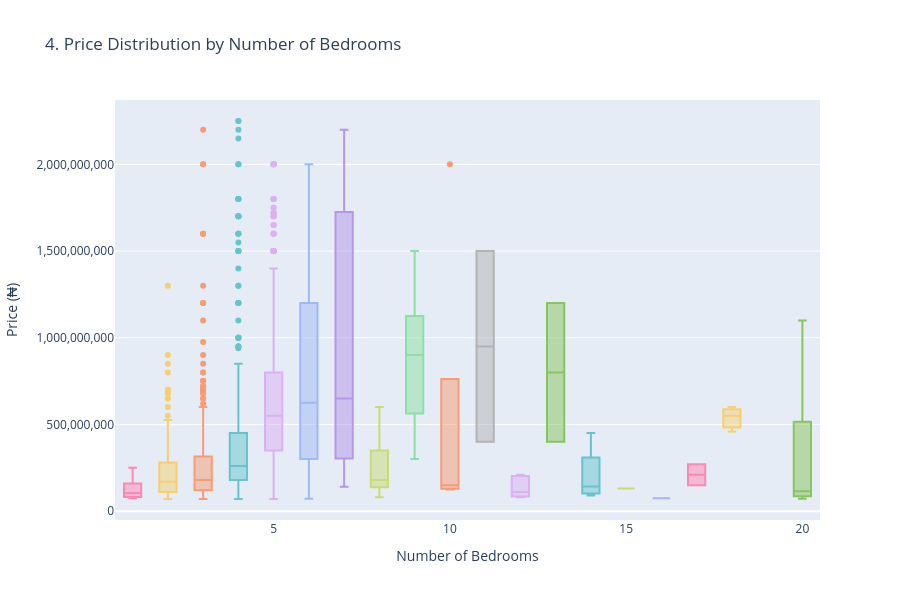

Notebook code cell kept with this figure:
### Code cell
# ==========================================
# 4. Boxplot: Price by number of bedrooms
# ==========================================
fig4 = px.box(df, 
              x='Bedrooms', 
              y='Price',
              title='4. Price Distribution by Number of Bedrooms',
              labels={'Bedrooms': 'Number of Bedrooms', 'Price': 'Price (₦)'},
              color='Bedrooms',
              color_discrete_sequence=px.colors.qualitative.Pastel)
fig4.update_layout(height=600, showlegend=False)
fig4.update_yaxes(tickformat=',.0f')
fig4.show()

### Figure 1 — Plotly figure (JSON) as saved in the notebook; plotly's stock layout.template omitted (floating-point values rounded to 4 significant figures; data arrays with more than 128 entries replaced by an {"elided": "..."} marker saying what was removed)
{"data": [{"alignmentgroup": "True", "hovertemplate": "Number of Bedrooms=%{x}<br>Price (₦)=%{y}<extra></extra>", "legendgroup": "4", "marker": {"color": "rgb(102, 197, 204)"}, "name": "4", "notched": false, "offsetgroup": "4", "orientation": "v", "showlegend": true, "type": "box", "x": {"elided": "582 int values"}, "x0": " ", "xaxis": "x", "y": {"elided": "582 float values"}, "y0": " ", "yaxis": "y"}, {"alignmentgroup": "True", "hovertemplate": "Number of Bedrooms=%{x}<br>Price (₦)=%{y}<extra></extra>", "legendgroup": "2", "marker": {"color": "rgb(246, 207, 113)"}, "name": "2", "notched": false, "offsetgroup": "2", "orientation": "v", "showlegend": true, "type": "box", "x": {"elided": "161 int values"}, "x0": " ", "xaxis": "x", "y": {"elided": "161 float values"}, "y0": " ", "yaxis": "y"}, {"alignmentgroup": "True", "hovertemplate": "Number of Bedrooms=%{x}<br>Price (₦)=%{y}<extra></extra>", "legendgroup": "3", "marker": {"color": "rgb(248, 156, 116)"}, "name": "3", "notched": false, "offsetgroup": "3", "orientation": "v", "showlegend": true, "type": "box", "x": {"elided": "279 int values"}, "x0": " ", "xaxis": "x", "y": {"elided": "279 float values"}, "y0": " ", "yaxis": "y"}, {"alignmentgroup": "True", "hovertemplate": "Number of Bedrooms=%{x}<br>Price (₦)=%{y}<extra></extra>", "legendgroup": "5", "marker": {"color": "rgb(220, 176, 242)"}, "name": "5", "notched": false, "offsetgroup": "5", "orientation": "v", "showlegend": true, "type": "box", "x": {"elided": "445 int values"}, "x0": " ", "xaxis": "x", "y": {"elided": "445 float values"}, "y0": " ", "yaxis": "y"}, {"alignmentgroup": "True", "hovertemplate": "Number of Bedrooms=%{x}<br>Price (₦)=%{y}<extra></extra>", "legendgroup": "20", "marker": {"color": "rgb(135, 197, 95)"}, "name": "20", "notched": false, "offsetgroup": "20", "orientation": "v", "showlegend": true, "type": "box", "x": [20, 20, 20, 20, 20, 20, 20, 20], "x0": " ", "xaxis": "x", "y": [97000000.0, 120000000.0, 72000000.0, 350000000.0, 110000000.0, 75000000.0, 1100000000.0, 680000000.0], "y0": " ", "yaxis": "y"}, {"alignmentgroup": "True", "hovertemplate": "Number of Bedrooms=%{x}<br>Price (₦)=%{y}<extra></extra>", "legendgroup": "6", "marker": {"color": "rgb(158, 185, 243)"}, "name": "6", "notched": false, "offsetgroup": "6", "orientation": "v", "showlegend": true, "type": "box", "x": [6, 6, 6, 6, 6, 6, 6, 6, 6, 6, 6, 6, 6, 6, 6, 6, 6, 6, 6, 6, 6, 6, 6, 6, 6, 6, 6, 6, 6, 6, 6, 6, 6, 6, 6, 6, 6, 6, 6, 6, 6, 6, 6, 6, 6, 6, 6, 6, 6, 6, 6, 6, 6, 6, 6, 6, 6, 6, 6, 6, 6, 6, 6, 6, 6, 6, 6, 6, 6, 6, 6, 6, 6, 6, 6, 6, 6, 6, 6, 6, 6, 6, 6, 6, 6, 6, 6, 6, 6, 6, 6, 6], "x0": " ", "xaxis": "x", "y": [1700000000.0, 230000000.0, 650000000.0, 1300000000.0, 250000000.0, 220000000.0, 1500000000.0, 1800000000.0, 520000000.0, 900000000.0, 150000000.0, 1300000000.0, 1900000000.0, 1000000000.0, 320000000.0, 1000000000.0, 750000000.0, 330000000.0, 350000000.0, 1200000000.0, 230000000.0, 550000000.0, 500000000.0, 2000000000.0, 160000000.0, 350000000.0, 230000000.0, 600000000.0, 1000000000.0, 190000000.0, 600000000.0, 300000000.0, 850000000.0, 1500000000.0, 665000000.0, 330000000.0, 1500000000.0, 93000000.0, 850000000.0, 180000000.0, 850000000.0, 220000000.0, 450000000.0, 750000000.0, 85000000.0, 750000000.0, 850000000.0, 170000000.0, 1300000000.0, 1400000000.0, 1400000000.0, 200000000.0, 350000000.0, 1400000000.0, 1700000000.0, 650000000.0, 1200000000.0, 350000000.0, 400000000.0, 450000000.0, 750000000.0, 320000000.0, 1600000000.0, 680000000.0, 300000000.0, 72000000.0, 850000000.0, 230000000.0, 80000000.0, 300000000.0, 500000000.0, 400000000.0, 720000000.0, 800000000.0, 1000000000.0, 150000000.0, 350000000.0, 400000000.0, 700000000.0, 1600000000.0, 750000000.0, 1200000000.0, 400000000.0, 100000000.0, 1800000000.0, 1300000000.0, 85000000.0, 1200000000.0, 250000000.0, 2000000000.0, 550000000.0, 1500000000.0], "y0": " ", "yaxis": "y"}, {"alignmentgroup": "True", "hovertemplate": "Number of Bedrooms=%{x}<br>Price (₦)=%{y}<extra></extra>", "legendgroup": "1", "marker": {"color": "rgb(254, 136, 177)"}, "name": "1", "notched": false, "offsetgroup": "1", "orientation": "v", "showlegend": true, "type": "box", "x": [1, 1, 1, 1, 1, 1, 1, 1, 1, 1, 1, 1, 1, 1], "x0": " ", "xaxis": "x", "y": [160000000.0, 160000000.0, 75000000.0, 100000000.0, 110000000.0, 80000000.0, 100000000.0, 250000000.0, 90000000.0, 220000000.0, 150000000.0, 82000000.0, 75000000.0, 120000000.0], "y0": " ", "yaxis": "y"}, {"alignmentgroup": "True", "hovertemplate": "Number of Bedrooms=%{x}<br>Price (₦)=%{y}<extra></extra>", "legendgroup": "8", "marker": {"color": "rgb(201, 219, 116)"}, "name": "8", "notched": false, "offsetgroup": "8", "orientation": "v", "showlegend": true, "type": "box", "x": [8, 8, 8, 8, 8, 8, 8, 8, 8], "x0": " ", "xaxis": "x", "y": [80000000.0, 600000000.0, 250000000.0, 180000000.0, 350000000.0, 170000000.0, 150000000.0, 100000000.0, 350000000.0], "y0": " ", "yaxis": "y"}, {"alignmentgroup": "True", "hovertemplate": "Number of Bedrooms=%{x}<br>Price (₦)=%{y}<extra></extra>", "legendgroup": "9", "marker": {"color": "rgb(139, 224, 164)"}, "name": "9", "notched": false, "offsetgroup": "9", "orientation": "v", "showlegend": true, "type": "box", "x": [9, 9, 9, 9, 9], "x0": " ", "xaxis": "x", "y": [650000000.0, 1500000000.0, 300000000.0, 900000000.0, 1000000000.0], "y0": " ", "yaxis": "y"}, {"alignmentgroup": "True", "hovertemplate": "Number of Bedrooms=%{x}<br>Price (₦)=%{y}<extra></extra>", "legendgroup": "7", "marker": {"color": "rgb(180, 151, 231)"}, "name": "7", "notched": false, "offsetgroup": "7", "orientation": "v", "showlegend": true, "type": "box", "x": [7, 7, 7, 7, 7, 7, 7, 7, 7, 7, 7, 7, 7, 7, 7, 7, 7, 7, 7], "x0": " ", "xaxis": "x", "y": [260000000.0, 1500000000.0, 2000000000.0, 220000000.0, 315000000.0, 800000000.0, 2200000000.0, 350000000.0, 450000000.0, 1800000000.0, 870000000.0, 140000000.0, 2200000000.0, 300000000.0, 2100000000.0, 180000000.0, 600000000.0, 650000000.0, 1400000000.0], "y0": " ", "yaxis": "y"}, {"alignmentgroup": "True", "hovertemplate": "Number of Bedrooms=%{x}<br>Price (₦)=%{y}<extra></extra>", "legendgroup": "11", "marker": {"color": "rgb(179, 179, 179)"}, "name": "11", "notched": false, "offsetgroup": "11", "orientation": "v", "showlegend": true, "type": "box", "x": [11, 11], "x0": " ", "xaxis": "x", "y": [1500000000.0, 400000000.0], "y0": " ", "yaxis": "y"}, {"alignmentgroup": "True", "hovertemplate": "Number of Bedrooms=%{x}<br>Price (₦)=%{y}<extra></extra>", "legendgroup": "14", "marker": {"color": "rgb(102, 197, 204)"}, "name": "14", "notched": false, "offsetgroup": "14", "orientation": "v", "showlegend": true, "type": "box", "x": [14, 14, 14, 14], "x0": " ", "xaxis": "x", "y": [114000000.0, 450000000.0, 90000000.0, 170000000.0], "y0": " ", "yaxis": "y"}, {"alignmentgroup": "True", "hovertemplate": "Number of Bedrooms=%{x}<br>Price (₦)=%{y}<extra></extra>", "legendgroup": "18", "marker": {"color": "rgb(246, 207, 113)"}, "name": "18", "notched": false, "offsetgroup": "18", "orientation": "v", "showlegend": true, "type": "box", "x": [18, 18, 18], "x0": " ", "xaxis": "x", "y": [550000000.0, 460000000.0, 600000000.0], "y0": " ", "yaxis": "y"}, {"alignmentgroup": "True", "hovertemplate": "Number of Bedrooms=%{x}<br>Price (₦)=%{y}<extra></extra>", "legendgroup": "10", "marker": {"color": "rgb(248, 156, 116)"}, "name": "10", "notched": false, "offsetgroup": "10", "orientation": "v", "showlegend": true, "type": "box", "x": [10, 10, 10, 10, 10], "x0": " ", "xaxis": "x", "y": [150000000.0, 2000000000.0, 130000000.0, 125000000.0, 350000000.0], "y0": " ", "yaxis": "y"}, {"alignmentgroup": "True", "hovertemplate": "Number of Bedrooms=%{x}<br>Price (₦)=%{y}<extra></extra>", "legendgroup": "12", "marker": {"color": "rgb(220, 176, 242)"}, "name": "12", "notched": false, "offsetgroup": "12", "orientation": "v", "showlegend": true, "type": "box", "x": [12, 12, 12, 12, 12], "x0": " ", "xaxis": "x", "y": [110000000.0, 85000000.0, 80000000.0, 200000000.0, 210000000.0], "y0": " ", "yaxis": "y"}, {"alignmentgroup": "True", "hovertemplate": "Number of Bedrooms=%{x}<br>Price (₦)=%{y}<extra></extra>", "legendgroup": "13", "marker": {"color": "rgb(135, 197, 95)"}, "name": "13", "notched": false, "offsetgroup": "13", "orientation": "v", "showlegend": true, "type": "box", "x": [13, 13], "x0": " ", "xaxis": "x", "y": [400000000.0, 1200000000.0], "y0": " ", "yaxis": "y"}, {"alignmentgroup": "True", "hovertemplate": "Number of Bedrooms=%{x}<br>Price (₦)=%{y}<extra></extra>", "legendgroup": "16", "marker": {"color": "rgb(158, 185, 243)"}, "name": "16", "notched": false, "offsetgroup": "16", "orientation": "v", "showlegend": true, "type": "box", "x": [16], "x0": " ", "xaxis": "x", "y": [75000000.0], "y0": " ", "yaxis": "y"}, {"alignmentgroup": "True", "hovertemplate": "Number of Bedrooms=%{x}<br>Price (₦)=%{y}<extra></extra>", "legendgroup": "17", "marker": {"color": "rgb(254, 136, 177)"}, "name": "17", "notched": false, "offsetgroup": "17", "orientation": "v", "showlegend": true, "type": "box", "x": [17, 17], "x0": " ", "xaxis": "x", "y": [150000000.0, 270000000.0], "y0": " ", "yaxis": "y"}, {"alignmentgroup": "True", "hovertemplate": "Number of Bedrooms=%{x}<br>Price (₦)=%{y}<extra></extra>", "legendgroup": "15", "marker": {"color": "rgb(201, 219, 116)"}, "name": "15", "notched": false, "offsetgroup": "15", "orientation": "v", "showlegend": true, "type": "box", "x": [15], "x0": " ", "xaxis": "x", "y": [130000000.0], "y0": " ", "yaxis": "y"}], "layout": {"boxmode": "overlay", "height": 600, "legend": {"title": {"text": "Number of Bedrooms"}, "tracegroupgap": 0}, "showlegend": false, "title": {"text": "4. Price Distribution by Number of Bedrooms"}, "xaxis": {"anchor": "y", "categoryarray": [4, 2, 3, 5, 20, 6, 1, 8, 9, 7, 11, 14, 18, 10, 12, 13, 16, 17, 15], "categoryorder": "array", "domain": [0, 1], "title": {"text": "Number of Bedrooms"}}, "yaxis": {"anchor": "x", "domain": [0, 1], "tickformat": ",.0f", "title": {"text": "Price (₦)"}}}}
